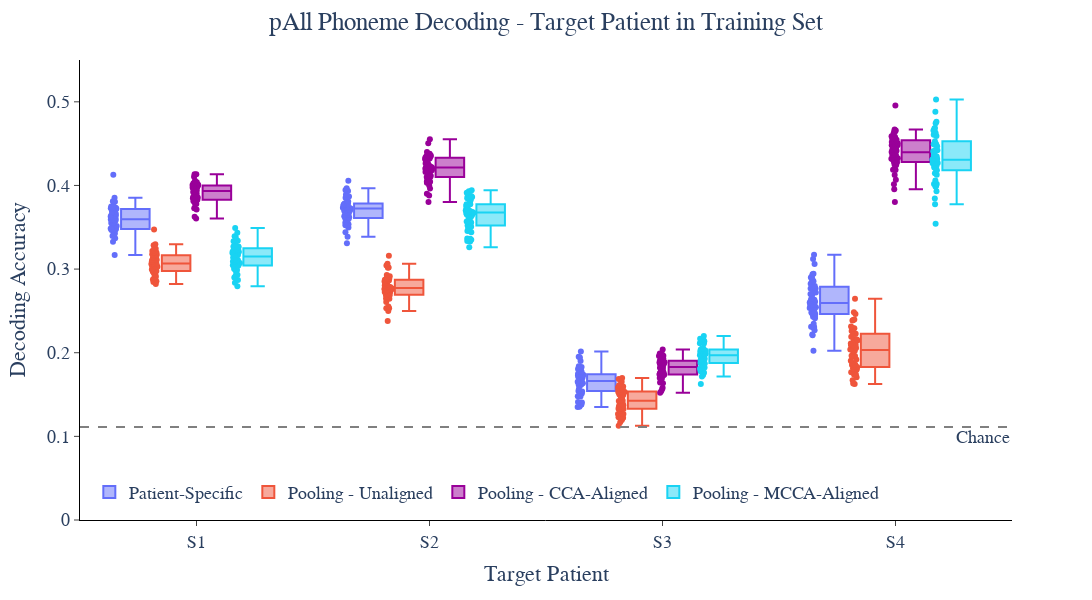

The notebook cell this image was saved under:
### Code cell
import plotly.express as px
import seaborn as sns

fig_ind = 'pAll'
fig_df = decode_df_long[decode_df_long['Phoneme Index'] == fig_ind]
fig = px.box(fig_df, x='Patient', y="accuracy", color='Decoding Context', points='all', width=1200, height=600, color_discrete_sequence=px_colors)
# fig = px.box(decode_df, x='Patient', y="accuracy", color='Decoding Context', points='all', width=1200, height=2400, color_discrete_sequence=px_colors, facet_row='Phoneme Index')
# fig = px.box(decode_df, x='subject', y="accuracy", color='Decoding Context', points='all', width=850, height=500, color_discrete_sequence=px_colors[1:])
fig.add_hline(y=1/9, line_dash='dash', line_color='grey', annotation_text='Chance', annotation_position='bottom right')
# fig.add_hline(y=1/9, line_dash='dash', line_color='grey', annotation_text='Chance', annotation_position='right')
fig.update_layout(
    plot_bgcolor='white',
    legend=dict(
        orientation='h',
        yanchor='bottom',
        y=0.02,
        xanchor='left',
        x=0.01,
        title_text=''
    ),
    # showlegend=False,
    # title_text=f'Phoneme Decoding - Target Patient in Training Set',
    title_text=f'{fig_ind} Phoneme Decoding - Target Patient in Training Set',
    # title_text='Decoder Only Trained on Non-Target Patients',
    title_x=0.5,
    font=dict(size=18, family='Arial')
)
fig.update_xaxes(
    title='Target Patient',
    mirror=False,
    ticks='outside',
    showline=True,
    linecolor='black',
    showgrid=False,
    tickvals=[0,1,2,3],
    ticktext=['S1', 'S2', 'S3', 'S4'],
    range=[-0.5, 3.5],
    # tickvals=[0,1,2],
    # ticktext=['S1', 'S2', 'S4'],
    # range=[-0.5, 2.5]
)
fig.update_yaxes(
    title='Decoding Accuracy',
    # title='',
    mirror=False,
    ticks='outside',
    showline=True,
    linecolor='black',
    showgrid=False,
    range=[0, 0.55]
)
fig.show()

### Figure 1 — Plotly figure (JSON) as saved in the notebook; plotly's stock layout.template omitted (floating-point values rounded to 4 significant figures; data arrays with more than 128 entries replaced by an {"elided": "..."} marker saying what was removed)
{"data": [{"alignmentgroup": "True", "boxpoints": "all", "hovertemplate": "Decoding Context=Patient-Specific<br>Patient=%{x}<br>accuracy=%{y}<extra></extra>", "legendgroup": "Patient-Specific", "marker": {"color": "#636EFA"}, "name": "Patient-Specific", "notched": false, "offsetgroup": "Patient-Specific", "orientation": "v", "showlegend": true, "type": "box", "x": {"elided": "200 str values"}, "x0": " ", "xaxis": "x", "y": {"elided": "200 float values"}, "y0": " ", "yaxis": "y"}, {"alignmentgroup": "True", "boxpoints": "all", "hovertemplate": "Decoding Context=Pooling - Unaligned<br>Patient=%{x}<br>accuracy=%{y}<extra></extra>", "legendgroup": "Pooling - Unaligned", "marker": {"color": "#EF553B"}, "name": "Pooling - Unaligned", "notched": false, "offsetgroup": "Pooling - Unaligned", "orientation": "v", "showlegend": true, "type": "box", "x": {"elided": "200 str values"}, "x0": " ", "xaxis": "x", "y": {"elided": "200 float values"}, "y0": " ", "yaxis": "y"}, {"alignmentgroup": "True", "boxpoints": "all", "hovertemplate": "Decoding Context=Pooling - CCA-Aligned<br>Patient=%{x}<br>accuracy=%{y}<extra></extra>", "legendgroup": "Pooling - CCA-Aligned", "marker": {"color": "#990099"}, "name": "Pooling - CCA-Aligned", "notched": false, "offsetgroup": "Pooling - CCA-Aligned", "orientation": "v", "showlegend": true, "type": "box", "x": {"elided": "200 str values"}, "x0": " ", "xaxis": "x", "y": {"elided": "200 float values"}, "y0": " ", "yaxis": "y"}, {"alignmentgroup": "True", "boxpoints": "all", "hovertemplate": "Decoding Context=Pooling - MCCA-Aligned<br>Patient=%{x}<br>accuracy=%{y}<extra></extra>", "legendgroup": "Pooling - MCCA-Aligned", "marker": {"color": "#19D3F3"}, "name": "Pooling - MCCA-Aligned", "notched": false, "offsetgroup": "Pooling - MCCA-Aligned", "orientation": "v", "showlegend": true, "type": "box", "x": {"elided": "200 str values"}, "x0": " ", "xaxis": "x", "y": {"elided": "200 float values"}, "y0": " ", "yaxis": "y"}], "layout": {"annotations": [{"showarrow": false, "text": "Chance", "x": 1, "xanchor": "right", "xref": "x domain", "y": 0.1111, "yanchor": "top", "yref": "y"}], "boxmode": "group", "font": {"family": "Arial", "size": 18}, "height": 600, "legend": {"orientation": "h", "title": {"text": ""}, "tracegroupgap": 0, "x": 0.01, "xanchor": "left", "y": 0.02, "yanchor": "bottom"}, "margin": {"t": 60}, "plot_bgcolor": "white", "shapes": [{"line": {"color": "grey", "dash": "dash"}, "type": "line", "x0": 0, "x1": 1, "xref": "x domain", "y0": 0.1111, "y1": 0.1111, "yref": "y"}], "title": {"text": "pAll Phoneme Decoding - Target Patient in Training Set", "x": 0.5}, "width": 1200, "xaxis": {"anchor": "y", "domain": [0, 1], "linecolor": "black", "mirror": false, "range": [-0.5, 3.5], "showgrid": false, "showline": true, "ticks": "outside", "ticktext": ["S1", "S2", "S3", "S4"], "tickvals": [0, 1, 2, 3], "title": {"text": "Target Patient"}}, "yaxis": {"anchor": "x", "domain": [0, 1], "linecolor": "black", "mirror": false, "range": [0, 0.55], "showgrid": false, "showline": true, "ticks": "outside", "title": {"text": "Decoding Accuracy"}}}}
